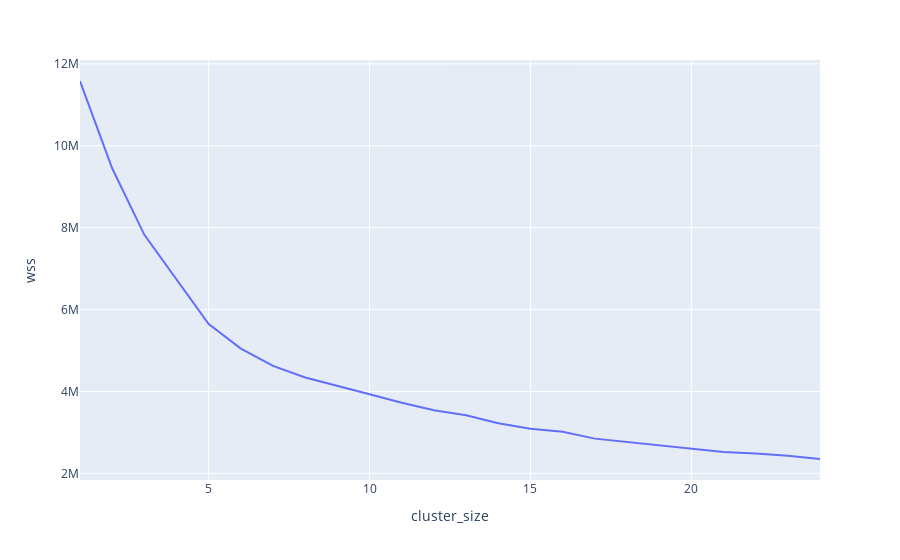

The cell this chart's notebook holds for it:
### Code cell
fig = px.line(metrics, x='cluster_size', y='wss')
fig.show()

### Figure 1 — Plotly figure (JSON) as saved in the notebook; plotly's stock layout.template omitted (floating-point values rounded to 4 significant figures)
{"data": [{"hovertemplate": "cluster_size=%{x}<br>wss=%{y}<extra></extra>", "legendgroup": "", "line": {"color": "#636efa", "dash": "solid"}, "mode": "lines", "name": "", "orientation": "v", "showlegend": false, "type": "scatter", "x": [1, 2, 3, 4, 5, 6, 7, 8, 9, 10, 11, 12, 13, 14, 15, 16, 17, 18, 19, 20, 21, 22, 23, 24], "xaxis": "x", "y": [11580000.0, 9451000.0, 7825000.0, 6727000.0, 5645000.0, 5049000.0, 4627000.0, 4342000.0, 4145000.0, 3934000.0, 3727000.0, 3540000.0, 3418000.0, 3223000.0, 3090000.0, 3015000.0, 2850000.0, 2767000.0, 2684000.0, 2603000.0, 2522000.0, 2486000.0, 2432000.0, 2352000.0], "yaxis": "y"}], "layout": {"legend": {"tracegroupgap": 0}, "margin": {"t": 60}, "xaxis": {"anchor": "y", "domain": [0, 1], "title": {"text": "cluster_size"}}, "yaxis": {"anchor": "x", "domain": [0, 1], "title": {"text": "wss"}}}}
